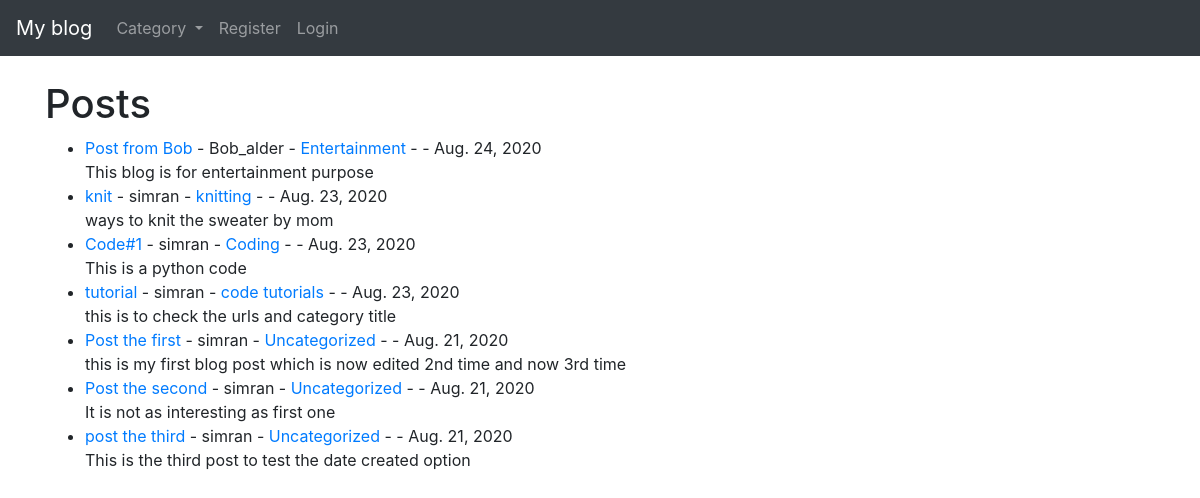
The page / on the database its author committed.
### myblog/models.py (models this page shows, shortened)
class Post(models.Model):
	title = models.CharField(max_length=255)
	title_tag = models.CharField(max_length=255)
	author = models.ForeignKey(User, on_delete=models.CASCADE)
	body = models.TextField()
	post_date = models.DateField(auto_now_add=True)
	category = models.CharField(max_length=255, default='Uncategorized')
	likes = models.ManyToManyField(User, related_name='blog_posts')

### myblog/views.py (the view)
# urls.py: path('', HomeView.as_view(), name="home"),
class HomeView(ListView):
	model = Post
	template_name = 'home.html'
	ordering = ['-post_date']
	def get_context_data(self, *args, **kwargs):
		cat_menu = Category.objects.all()
		context = super(HomeView, self).get_context_data(*args, **kwargs)
		context["cat_menu"] = cat_menu
		return context

### myblog/models.py (called while the page is built)
	def __str__(self):
		return self.name

### myblog/templates/home.html (shortened to what this page needs)
{% extends 'base.html' %}
{% block content %}
<h1>Posts</h1>
<ul>
{% for post in object_list %}
	<li><a href="{% url 'details' post.pk %}">{{ post.title }}</a> -
	{{ post.author }} -
	<a href="{% url 'category' post.category|slugify %}">{{ post.category }}</a> -
	{{ post.author.last_name }} -
	{{ post.post_date }}
	<br/> {{post.body | slice:":200" }}</li>
{% endfor%}
</ul>
{% endblock %}

### myblog/templates/base.html (shortened to what this page needs)
<!doctype html>
<html lang="en">
  <head>
    <link rel="stylesheet" href="https://stackpath.bootstrapcdn.com/bootstrap/4.5.2/css/bootstrap.min.css">
  </head>
  <body>
    <nav class="navbar navbar-expand-lg navbar-dark bg-dark">
  <a class="navbar-brand" href="{% url 'home' %}">My blog</a>
  <div class="collapse navbar-collapse" id="navbarSupportedContent">
    <ul class="navbar-nav mr-auto">
	{% if cat_menu %}
		<li class="nav-item dropdown">
        	<a class="nav-link dropdown-toggle" href="#" id="navbarDropdown" role="button" data-toggle="dropdown" aria-haspopup="true" aria-expanded="false">
          	Category
        	</a>
        	</li>
	{% endif %}
	{% if user.is_authenticated %}
	      <li class="nav-item">
        	<a class="nav-link" href="{% url 'add_post' %}">Add Post</a>
	      </li>
	      <li class="nav-item">
        	<a class="nav-link" href="{% url 'add_category' %}">Add Category</a>
	      </li>
	      <li class="nav-item">
	        <a class="nav-link" href="{% url 'logout' %}">Logout</a>
	      </li>
	{% else %}
	      <li class="nav-item">
	        <a class="nav-link" href="{% url 'register' %}">Register</a>
	      </li>
	      <li class="nav-item">
	        <a class="nav-link" href="{% url 'login' %}">Login</a>
	      </li>
	{% endif %}
    </ul>
  </div>
</nav>
    <br/>
    <div class="container">
	{% block content %}
	{% endblock %}
    </div>
  </body>
</html>

### rows shown on the page
Post: title "Post from Bob", author "Bob_alder", category "Entertainment", post_date "Aug. 24, 2020", body "This blog is for entertainment purpose"
Post: title "knit", author "simran", category "knitting", post_date "Aug. 23, 2020", body "ways to knit the sweater by mom"
Post: title "Code#1", author "simran", category "Coding", post_date "Aug. 23, 2020", body "This is a python code"
Post: title "tutorial", author "simran", category "code tutorials", post_date "Aug. 23, 2020", body "this is to check the urls and category title"
Post: title "Post the first", author "simran", category "Uncategorized", post_date "Aug. 21, 2020", body "this is my first blog post which is now edited 2nd time and now 3rd time"
Post: title "Post the second", author "simran", category "Uncategorized", post_date "Aug. 21, 2020", body "It is not as interesting as first one"
Post: title "post the third", author "simran", category "Uncategorized", post_date "Aug. 21, 2020", body "This is the third post to test the date created option"
